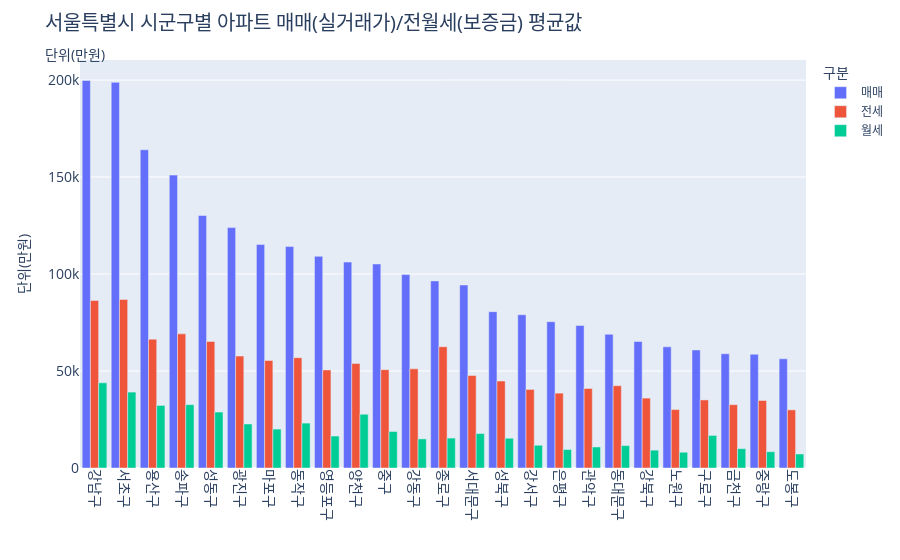

Notebook source saved alongside this figure:
### Code cell
type_val = 'apt'
sig_area ='서울특별시'
year_val = 2021
month_val = 1

vis_trade_rent2(total, type_val, sig_area, year_val, month_val)

### Figure 1 — Plotly figure (JSON) as saved in the notebook; plotly's stock layout.template omitted (floating-point values rounded to 4 significant figures)
{"data": [{"alignmentgroup": "True", "hovertemplate": "구분=매매<br>시군구명=%{x}<br>mean=%{y}<extra></extra>", "legendgroup": "매매", "marker": {"color": "#636efa", "pattern": {"shape": ""}}, "name": "매매", "offsetgroup": "매매", "orientation": "v", "showlegend": true, "textposition": "auto", "type": "bar", "x": ["강남구", "서초구", "용산구", "송파구", "성동구", "광진구", "마포구", "동작구", "영등포구", "양천구", "중구", "강동구", "종로구", "서대문구", "성북구", "강서구", "은평구", "관악구", "동대문구", "강북구", "노원구", "구로구", "금천구", "중랑구", "도봉구"], "xaxis": "x", "y": [199820, 198804, 164056, 150991, 130166, 123923, 115274, 114155, 109112, 106158, 105177, 99705, 96454, 94343, 80597, 79015, 75424, 73506, 68925, 65221, 62469, 60879, 58906, 58632, 56289], "yaxis": "y"}, {"alignmentgroup": "True", "hovertemplate": "구분=전세<br>시군구명=%{x}<br>mean=%{y}<extra></extra>", "legendgroup": "전세", "marker": {"color": "#EF553B", "pattern": {"shape": ""}}, "name": "전세", "offsetgroup": "전세", "orientation": "v", "showlegend": true, "textposition": "auto", "type": "bar", "x": ["서초구", "강남구", "송파구", "용산구", "성동구", "종로구", "광진구", "동작구", "마포구", "양천구", "강동구", "중구", "영등포구", "서대문구", "성북구", "동대문구", "관악구", "강서구", "은평구", "강북구", "구로구", "중랑구", "금천구", "노원구", "도봉구"], "xaxis": "x", "y": [86903, 86317, 69152, 66418, 65252, 62519, 57696, 56864, 55405, 53846, 51129, 50713, 50543, 47680, 44837, 42421, 40988, 40509, 38596, 36037, 35098, 34807, 32646, 30134, 29967], "yaxis": "y"}, {"alignmentgroup": "True", "hovertemplate": "구분=월세<br>시군구명=%{x}<br>mean=%{y}<extra></extra>", "legendgroup": "월세", "marker": {"color": "#00cc96", "pattern": {"shape": ""}}, "name": "월세", "offsetgroup": "월세", "orientation": "v", "showlegend": true, "textposition": "auto", "type": "bar", "x": ["강남구", "서초구", "송파구", "용산구", "성동구", "양천구", "동작구", "광진구", "마포구", "중구", "서대문구", "구로구", "영등포구", "종로구", "성북구", "강동구", "강서구", "동대문구", "관악구", "금천구", "은평구", "강북구", "중랑구", "노원구", "도봉구"], "xaxis": "x", "y": [43900, 39135, 32651, 32268, 28850, 27696, 23160, 22692, 20077, 18831, 17773, 16790, 16467, 15429, 15334, 15008, 11726, 11541, 10848, 9970, 9531, 9196, 8398, 8119, 7234], "yaxis": "y"}], "layout": {"bargap": 0.15, "barmode": "group", "font": {"size": 14}, "legend": {"font": {"size": 12}, "title": {"text": "구분"}, "tracegroupgap": 0}, "margin": {"t": 60}, "title": {"text": "서울특별시 시군구별 아파트 매매(실거래가)/전월세(보증금) 평균값 <br><sub>단위(만원)</sup>"}, "xaxis": {"anchor": "y", "domain": [0, 1], "tickangle": 90, "title": {"text": ""}}, "yaxis": {"anchor": "x", "domain": [0, 1], "title": {"font": {"size": 14}, "text": "단위(만원)"}}}}
